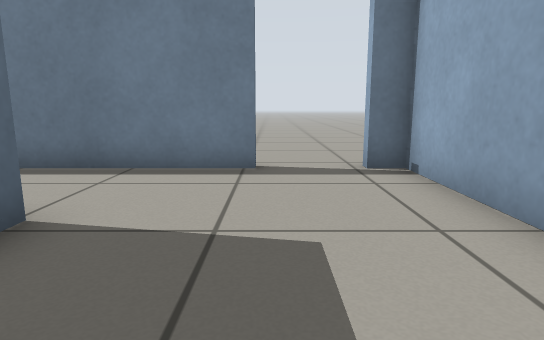
[1] (above)

12 first-person views from a walk through a world built for the Gazebo simulator. The camera is 0.54 m above the floor, tilts 10° down and sees 75° across. The floor is counted in squares, 0.5 m on a side. Each view is taken from the middle of a square. On the plan, view 1 faces up. The plan holds only what a view shows up to about 13 squares ahead; the rest is blank.

[2]
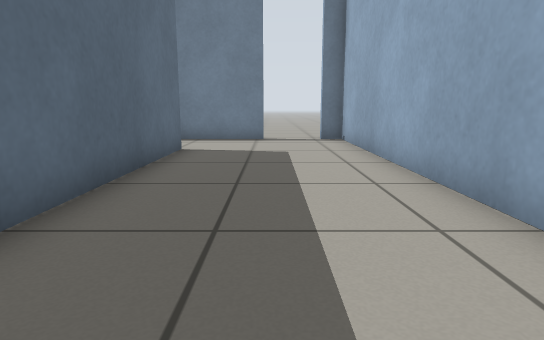

[3]
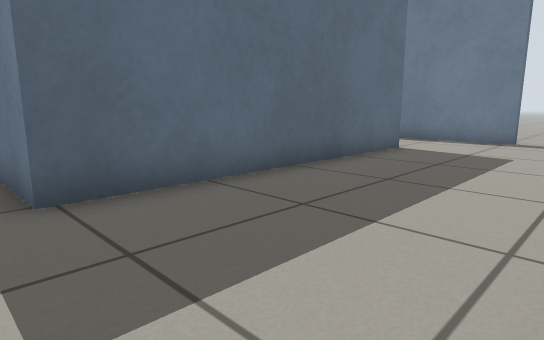

[4]
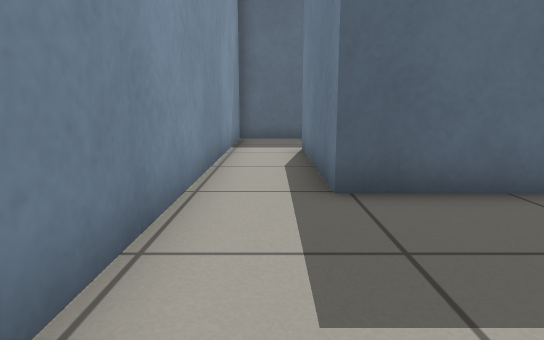

[5]
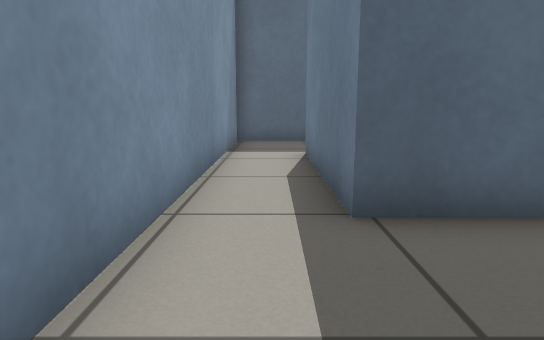

[6]
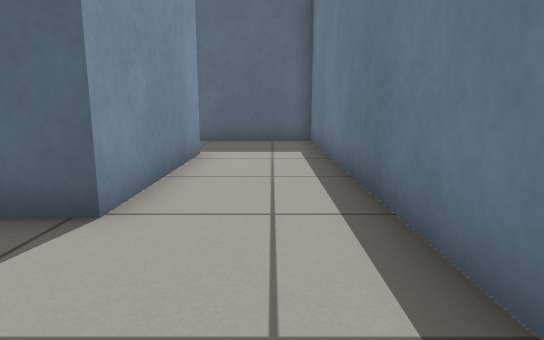

[7]
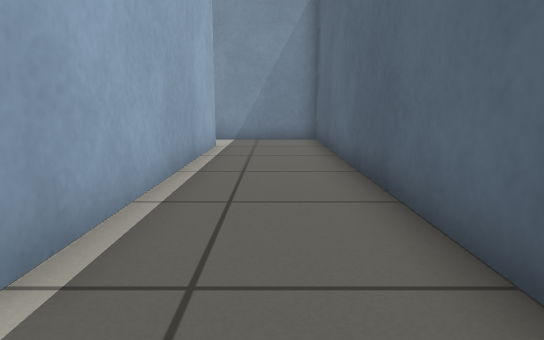

[8]
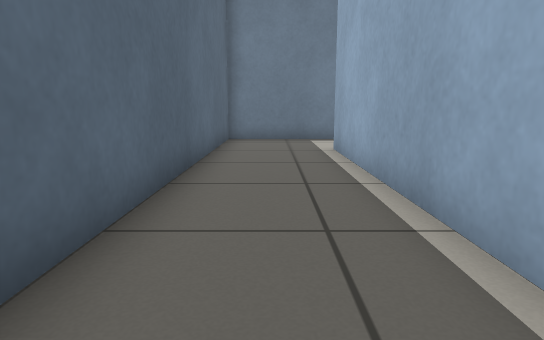

[9]
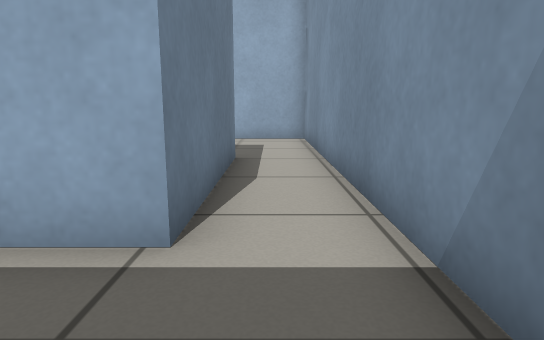

[10]
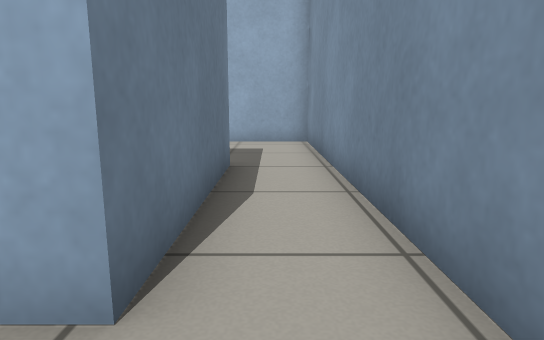

[11]
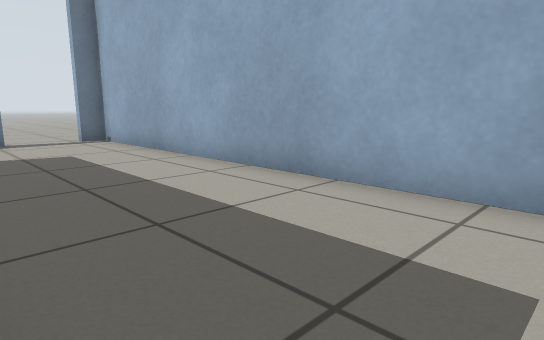

[12]
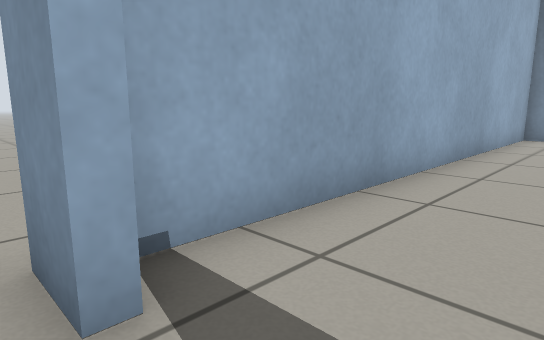

### Floor plan
Key: @ floor where view 1 was taken; # wall or solid block; . floor.
Columns run from 11 left of view 1 to 4 right of it. Each row starts with its distance up from view 1.
  8            ...
  7            .....
  6 ###########..##.
  5 #.............#
  4 #.............#
  3 #...#####.....#
  2 #...#   #.....#
  1 #...#   #.....#
  0 #...#   #..@..#
 -1 #...#   #.....#
 -2 #...#   #.....#
 -3 #...#   #.....#
 -4 #...#   #.....#
 -5 #...#####.....#
 -6 #.............#
 -7 ###############

Where each view was taken, in squares from view 1:
view 1: 0 up, 0 right, facing up
view 2: 6 down, 0 right, facing up
view 3: 6 down, 2 right, facing up-left
view 4: 6 down, 2 right, facing left
view 5: 6 down, 1 right, facing left
view 6: 5 up, 1 right, facing left
view 7: 5 up, 9 left, facing down
view 8: 6 down, 9 left, facing up
view 9: 6 down, 10 left, facing right
view 10: 6 down, 9 left, facing right
view 11: 6 down, 2 left, facing up-right
view 12: 7 up, 0 right, facing down-right
